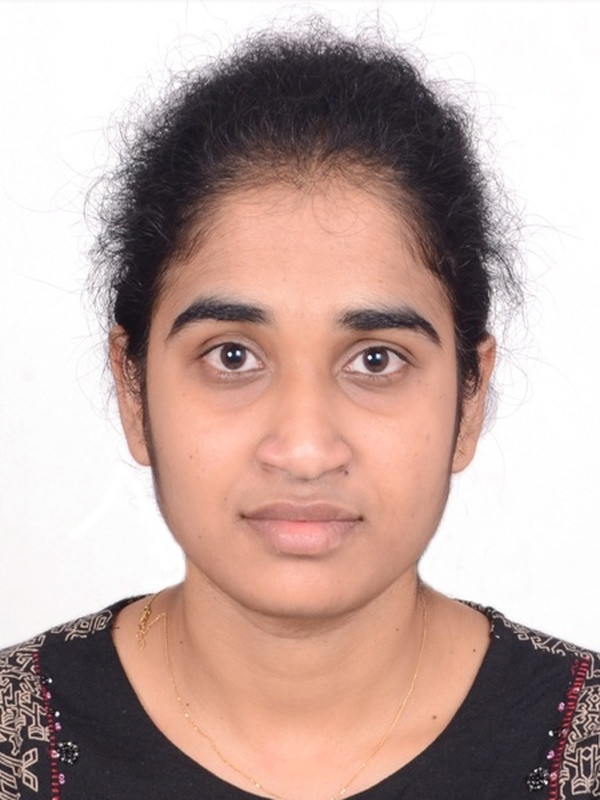
#> input picture images/doctors/dr-sravani-jakkireddy.jpeg, 600 x 800 px, found by its file name; the run also reads 1 picture not shown here
$ python fix_doctor_photo_framing.py
#> lines starting #> are read from the running program, lines starting #| are printed output that depends on the picture
import os
from PIL import Image, ImageOps, ImageFilter

def pad_doctor_image(input_path, output_path):
    if not os.path.exists(input_path):
        print(f"File not found: {input_path}")
        return

    img = Image.open(input_path).convert('RGB')
#> img is the input picture: PIL image 600x800 RGB; mean R, G, B 192.1, 168.1, 161.9
    w, h = img.size
#> w = 600; h = 800

    # Check top background color (sample top left/right pixels)
    corner_pixel = img.getpixel((5, 5))
#> corner_pixel = (255, 255, 255)

    # Create a padded image with 15% extra top padding to give top of head breathing room
    top_pad = int(h * 0.18)
#> top_pad = 144
    side_pad = int(w * 0.08)
#> side_pad = 48

    new_w = w + (side_pad * 2)
#> new_w = 696
    new_h = h + top_pad
#> new_h = 944

    # Create new image with the corner background color
    padded_img = Image.new('RGB', (new_w, new_h), corner_pixel)
#> padded_img: PIL image 696x944 RGB; every value is 255

    # Paste original image at (side_pad, top_pad)
    padded_img.paste(img, (side_pad, top_pad))
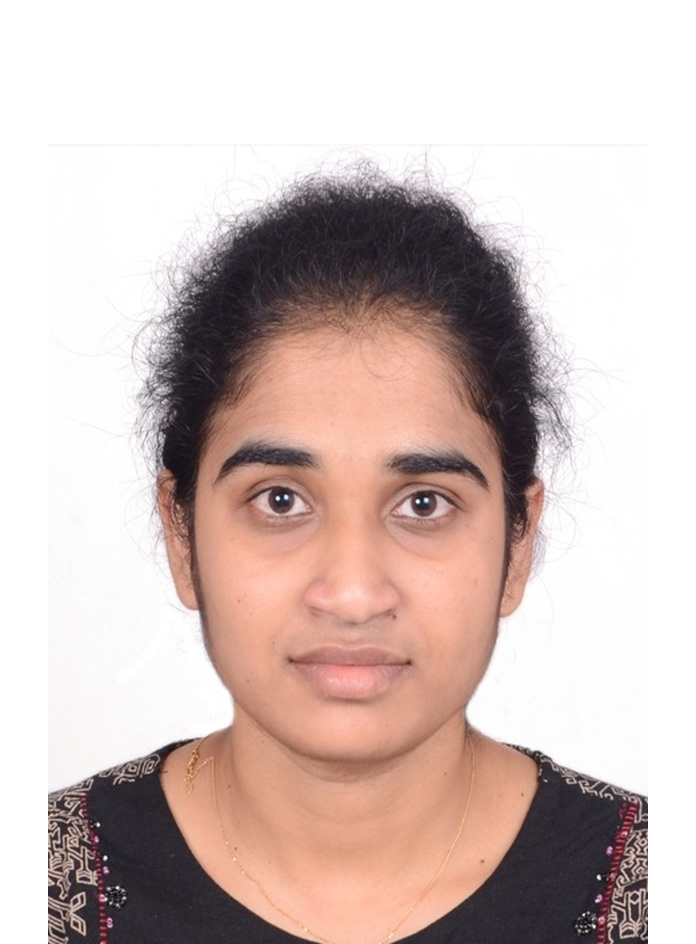
#> padded_img: PIL image 696x944 RGB; mean R, G, B 209.1, 191.5, 186.9

    # Save back
    padded_img.save(output_path, quality=95)
    print(f"Successfully re-framed & padded {input_path} -> {output_path} ({w}x{h} -> {new_w}x{new_h})")
#| Successfully re-framed & padded images/doctors/dr-sravani-jakkireddy.jpeg -> images/doctors/dr-sravani-jakkireddy.jpeg (600x800 -> 696x944)
#| Successfully re-framed & padded images/doctors/Dr_Jakkireddy_Sravani.jpeg -> images/doctors/Dr_Jakkireddy_Sravani.jpeg (600x800 -> 696x944)

# Process Dr. Sravani Jakkireddy images
pad_doctor_image('images/doctors/dr-sravani-jakkireddy.jpeg', 'images/doctors/dr-sravani-jakkireddy.jpeg')
pad_doctor_image('images/doctors/Dr_Jakkireddy_Sravani.jpeg', 'images/doctors/Dr_Jakkireddy_Sravani.jpeg')
